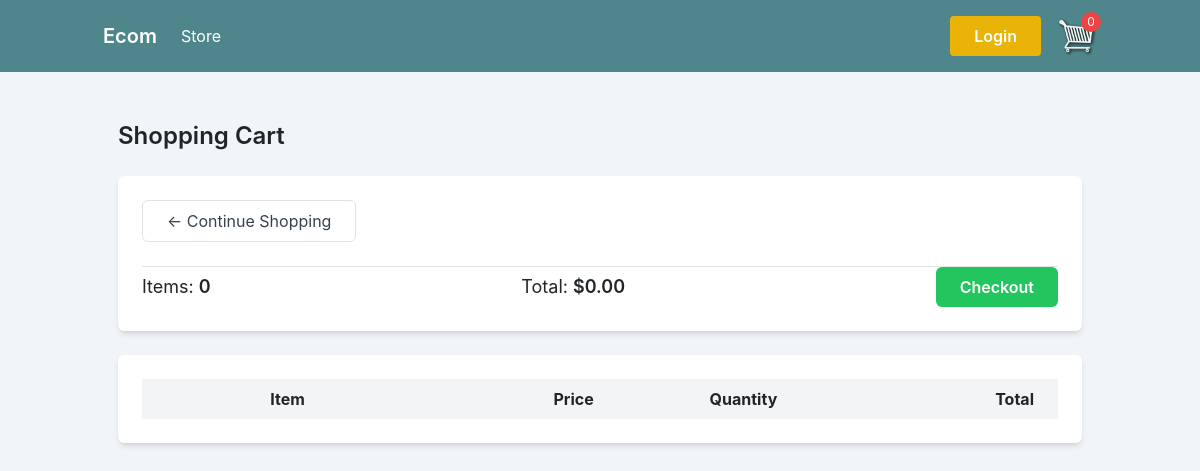
Page /cart (signed in) on the earlier database version.
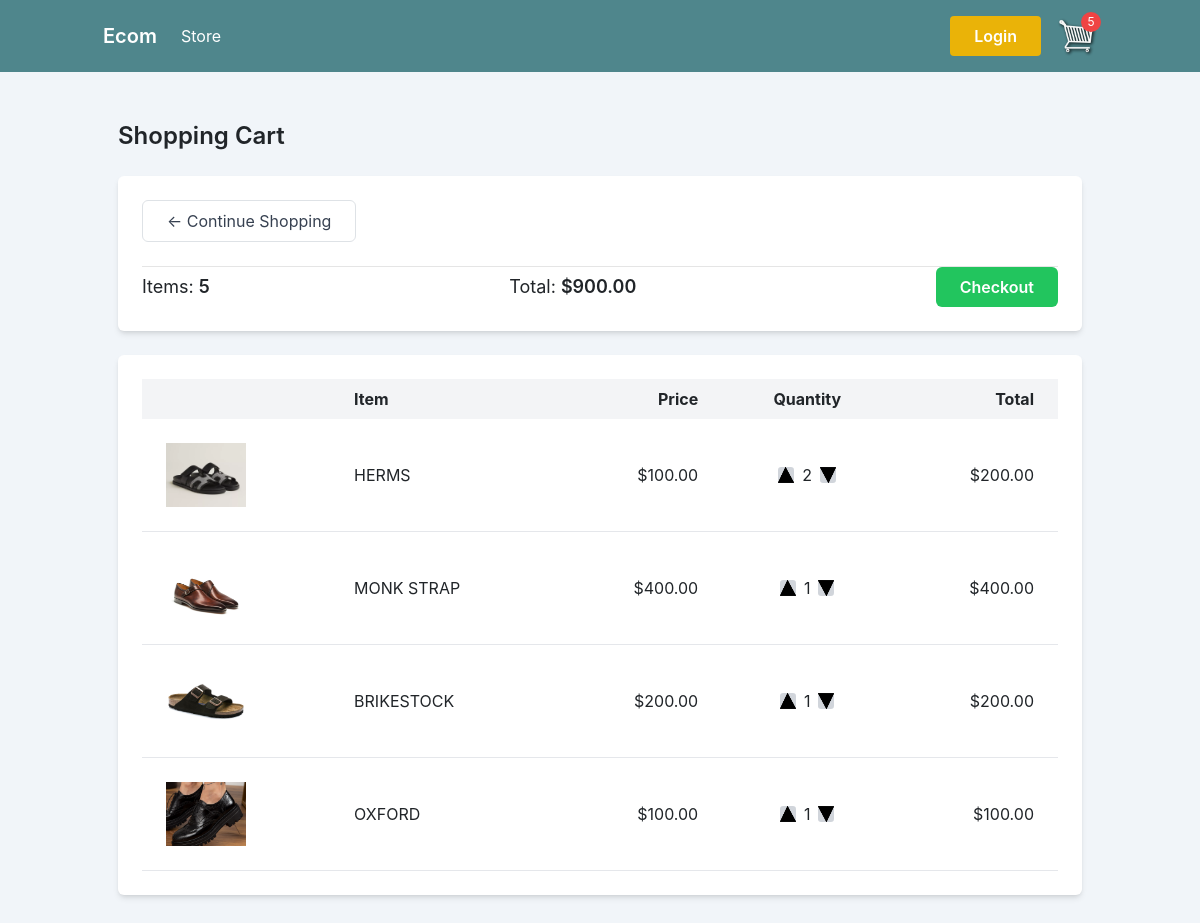
Same page on the later database version.
### store/models.py (models this page shows, shortened)
class Order(models.Model):
    customer = models.ForeignKey(Customer, on_delete=models.SET_NULL, null=True, blank=True)
    date_ordered = models.DateTimeField(auto_now_add=True)
    complete = models.BooleanField(default=False)
    transaction_id = models.CharField(max_length=100, null=True)
    @property
    def get_cart_total(self):
        orderitems = self.orderitem_set.all()
        total = sum([item.get_total() for item in orderitems])
        return total
    @property
    def get_cart_items(self):
        orderitem = self.orderitem_set.all()
        total = sum([item.quantity for item in orderitem])
        return total

class OrderItem(models.Model):
    product = models.ForeignKey(Product, on_delete=models.SET_NULL, null=True)
    order = models.ForeignKey(Order, on_delete=models.SET_NULL, null=True)
    quantity = models.IntegerField(default=0, null=True, blank=True)
    date_added = models.DateTimeField(auto_now_add=True)
    def get_total(self):
        total = self.product.price * self.quantity
        return total

class Product(models.Model):
    name = models.CharField(max_length=200)
    price = models.FloatField()
    digital = models.BooleanField(default=False, null=True, blank=True)
    image = models.ImageField(null=True, blank=True)

### store/views.py (the view)
# urls.py: path("cart", views.cart , name="cart"),
def cart(request):
    if request.user.is_authenticated:
        customer = request.user.customer
        order, created = Order.objects.get_or_create(customer=customer, complete=False)
        items = order.orderitem_set.all()
        cartItem = order.get_cart_items
    else:
        items = []
        order = {'get_cart_total': 0, 'get_cart_items': 0, 'shipping':False }
        cartItem = order['get_cart_items']
    context = {
        'items': items,
        'cartItem':cartItem,
        'order': order
    }
    return render(request, 'store/cart.html', context)

### store/templates/store/cart.html
{% extends 'store/base.html' %}
{% load static %}
{% block content %}
<div class="container mx-auto ">
    <h1 class="text-2xl font-semibold mb-4">Shopping Cart</h1>
    <div class="bg-white rounded-md shadow-md p-6 mb-4 items-center justify-between">
        <a href="{% url 'store' %}" class="inline-block border border-gray-400 rounded-md py-2 px-4 text-gray-700 hover:bg-gray-100 focus:outline-none mb-4"> ← Continue Shopping
        </a>
        <hr>
        <div class="flex justify-between items-center space-x-4">
            <div>
                <p class="text-lg">Items: <span class="font-semibold">{{order.get_cart_items}}</span></p>
            </div>
            <div>
                <p class="text-lg">Total: <span class="font-semibold">${{order.get_cart_total|floatformat:2}}</span></p>
            </div>
            <a href="{% url 'checkout' %}" class="bg-green-500 hover:bg-green-600 text-white font-semibold py-2 px-4 rounded-md focus:outline-none">
                Checkout
            </a>
        </div>
    </div>
    <div class="bg-white rounded-md shadow-md p-6 mb-4">
        <div class="overflow-x-auto">
            <table class="table-auto w-full">
                    <thead class="bg-gray-100">
                        <tr>
                            <th class="px-4 py-2 text-left"></th> <th class="px-4 py-2 text-left">Item</th>
                            <th class="px-4 py-2 text-right">Price</th>
                            <th class="px-4 py-2 text-center">Quantity</th>
                            <th class="px-4 py-2 text-right">Total</th>
                        </tr>
                    </thead>
                    <tbody>
                        {% for item in items %}
                        <tr class="border-b">
                            <td class="px-4 py-4">
                                <div class="bg-gray-200 w-20 h-16 rounded-md">
                                    <img src="{{item.product.image.url}}" alt="{{item.product.name|lower}}" class="object-cover w-full h-full">
                                </div>
                            </td>
                            <td class="px-4 py-4"> {{item.product.name|upper}} </td>
                            <td class="px-4 py-4 text-right"> ${{item.product.price|floatformat:2}} </td>
                            <td class="px-4 py-4 text-center">
                                <div class="flex items-center justify-center space-x-2">
                                    <button class="bg-gray-300 hover:bg-gray-400 text-gray-700 rounded-sm focus:outline-none">
                                        <img  data-product="{{item.product.id}}" src="{% static 'images/arrow-up.png' %}"  data-action="add"  alt="Increase Quantity" class="w-4 h-4  update-cart">
                                    </button>
                                    <span>{{item.quantity}}</span>
                                    <button class="bg-gray-300 hover:bg-gray-400 text-gray-700 rounded-sm focus:outline-none">
                                        <img data-product="{{item.product.id}}" data-action="remove"  src="{% static 'images/arrow-down.png' %}" alt="Decrease Quantity" class="w-4 h-4  update-cart">
                                    </button>
                                </div>
                            </td>
                            <td class="px-4 py-4 text-right"> ${{item.get_total|floatformat:2}} </td>
                        </tr>
                        {% endfor %}
                     </tbody>
                </table>
            </div>
        </div>
    </div>
{% endblock content %}

### store/templates/store/base.html (shortened to what this page needs)
<!DOCTYPE html>
{% load static %}
<html class="bg-slate-100">
<head>
    <link rel="stylesheet" type="text/css" href="{% static 'css/main.css' %}">
    <link rel="stylesheet" href="https://stackpath.bootstrapcdn.com/bootstrap/4.4.1/css/bootstrap.min.css">
    <script src="https://cdn.tailwindcss.com"></script>
    <script src="{% static 'js/tailwind.config.js' %}"></script>
</head>
<body class="bg-slate-100">
    <nav class="bg-ecom-dark text-white py-3 md:py-4">
        <div class="container mx-auto flex justify-between items-center">
            <div class="flex items-center">
                <a class="navbar-brand text-lg md:text-xl font-semibold mr-4" href="{% url 'store' %}">Ecom</a>
                <ul class="navbar-nav md:flex md:space-x-4">
                    <li class="nav-item active">
                        <a class="nav-link hover:text-gray-300" href="{% url 'store' %}">Store <span class="sr-only">(current)</span></a>
                    </li>
                </ul>
            </div>
            <div class="my-2 my-lg-0 flex items-center space-x-4">
                <a href="" class="bg-yellow-500 hover:bg-yellow-600 text-white font-semibold py-2 px-4 rounded focus:outline-none">Login</a>
                <a href="{% url 'cart' %}" class="relative">
                    <img id="cart-id" src="{% static 'images/cart.png' %}" alt="cart" class="w-10 h-auto">
                    <p   class="absolute -top-1 -right-1 bg-red-500 text-white text-xs rounded-full w-5 h-5 flex items-center justify-center">{{cartItem}}</p>
                </a>
            </div>
        </div>
    </nav>
    <div class="container mx-auto py-6">
        <br>
        {% block content %}
        {% endblock content %}
    </div>
</body>
</html>

Differences in the rows shown:
removed Order: get_cart_items "0", get_cart_total "0.00"
added Order: get_cart_items "5", get_cart_total "900.00"
added OrderItem: product.image (picture), product.name "HERMS", product.price "100.00", quantity "2", get_total "200.00"
added OrderItem: product.image (picture), product.name "MONK STRAP", product.price "400.00", quantity "1", get_total "400.00"
added OrderItem: product.image (picture), product.name "BRIKESTOCK", product.price "200.00", quantity "1", get_total "200.00"
added OrderItem: product.image (picture), product.name "OXFORD", product.price "100.00", quantity "1", get_total "100.00"
Other differences:
{{ cartItem }}: "0" → "5"
